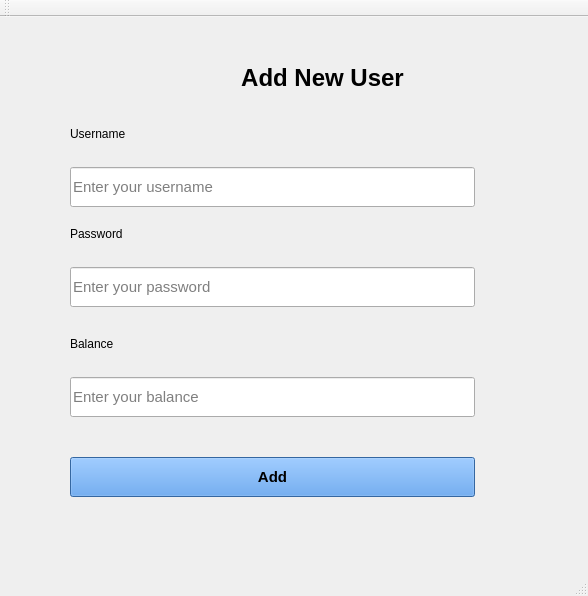
<?xml version="1.0" encoding="UTF-8"?>
<ui version="4.0">
 <class>AddWidgetClass</class>
 <widget class="QMainWindow" name="AddWidgetClass">
  <property name="geometry">
   <rect>
    <x>0</x>
    <y>0</y>
    <width>588</width>
    <height>596</height>
   </rect>
  </property>
  <property name="windowTitle">
   <string>AddWidget</string>
  </property>
  <widget class="QWidget" name="centralWidget">
   <widget class="QLabel" name="titleLabel">
    <property name="geometry">
     <rect>
      <x>120</x>
      <y>40</y>
      <width>405</width>
      <height>41</height>
     </rect>
    </property>
    <property name="font">
     <font>
      <family>Arial</family>
      <pointsize>18</pointsize>
      <bold>true</bold>
     </font>
    </property>
    <property name="text">
     <string>Add New User</string>
    </property>
    <property name="scaledContents">
     <bool>false</bool>
    </property>
    <property name="alignment">
     <set>Qt::AlignmentFlag::AlignCenter</set>
    </property>
   </widget>
   <widget class="QLabel" name="usernameLabel">
    <property name="geometry">
     <rect>
      <x>70</x>
      <y>110</y>
      <width>405</width>
      <height>14</height>
     </rect>
    </property>
    <property name="font">
     <font>
      <family>Arial</family>
     </font>
    </property>
    <property name="text">
     <string>Username</string>
    </property>
   </widget>
   <widget class="QLineEdit" name="usernameEdit">
    <property name="geometry">
     <rect>
      <x>70</x>
      <y>150</y>
      <width>405</width>
      <height>40</height>
     </rect>
    </property>
    <property name="font">
     <font>
      <family>Arial</family>
      <pointsize>11</pointsize>
     </font>
    </property>
    <property name="toolTipDuration">
     <number>-1</number>
    </property>
    <property name="placeholderText">
     <string>Enter your username</string>
    </property>
   </widget>
   <widget class="QLabel" name="passwordLabel">
    <property name="geometry">
     <rect>
      <x>70</x>
      <y>210</y>
      <width>405</width>
      <height>14</height>
     </rect>
    </property>
    <property name="font">
     <font>
      <family>Arial</family>
     </font>
    </property>
    <property name="text">
     <string>Password</string>
    </property>
   </widget>
   <widget class="QLineEdit" name="passwordEdit">
    <property name="geometry">
     <rect>
      <x>70</x>
      <y>250</y>
      <width>405</width>
      <height>40</height>
     </rect>
    </property>
    <property name="font">
     <font>
      <family>Arial</family>
      <pointsize>11</pointsize>
     </font>
    </property>
    <property name="echoMode">
     <enum>QLineEdit::EchoMode::Password</enum>
    </property>
    <property name="placeholderText">
     <string>Enter your password</string>
    </property>
   </widget>
   <widget class="QLabel" name="balancelabel">
    <property name="geometry">
     <rect>
      <x>70</x>
      <y>320</y>
      <width>405</width>
      <height>14</height>
     </rect>
    </property>
    <property name="font">
     <font>
      <family>Arial</family>
     </font>
    </property>
    <property name="text">
     <string>Balance</string>
    </property>
   </widget>
   <widget class="QLineEdit" name="BalanceEdit">
    <property name="geometry">
     <rect>
      <x>70</x>
      <y>360</y>
      <width>405</width>
      <height>40</height>
     </rect>
    </property>
    <property name="font">
     <font>
      <family>Arial</family>
      <pointsize>11</pointsize>
     </font>
    </property>
    <property name="toolTipDuration">
     <number>-1</number>
    </property>
    <property name="inputMethodHints">
     <set>Qt::InputMethodHint::ImhPreferNumbers</set>
    </property>
    <property name="placeholderText">
     <string>Enter your balance</string>
    </property>
   </widget>
   <widget class="QPushButton" name="addButton">
    <property name="geometry">
     <rect>
      <x>70</x>
      <y>440</y>
      <width>405</width>
      <height>40</height>
     </rect>
    </property>
    <property name="font">
     <font>
      <family>Arial</family>
      <pointsize>11</pointsize>
      <bold>true</bold>
     </font>
    </property>
    <property name="styleSheet">
     <string notr="true">
background-color: rgb(74, 144, 226);</string>
    </property>
    <property name="text">
     <string>Add</string>
    </property>
   </widget>
  </widget>
  <widget class="QMenuBar" name="menuBar">
   <property name="geometry">
    <rect>
     <x>0</x>
     <y>0</y>
     <width>588</width>
     <height>21</height>
    </rect>
   </property>
  </widget>
  <widget class="QToolBar" name="mainToolBar">
   <attribute name="toolBarArea">
    <enum>TopToolBarArea</enum>
   </attribute>
   <attribute name="toolBarBreak">
    <bool>false</bool>
   </attribute>
  </widget>
  <widget class="QStatusBar" name="statusBar"/>
 </widget>
 <layoutdefault spacing="6" margin="11"/>
 <resources/>
 <connections/>
</ui>
